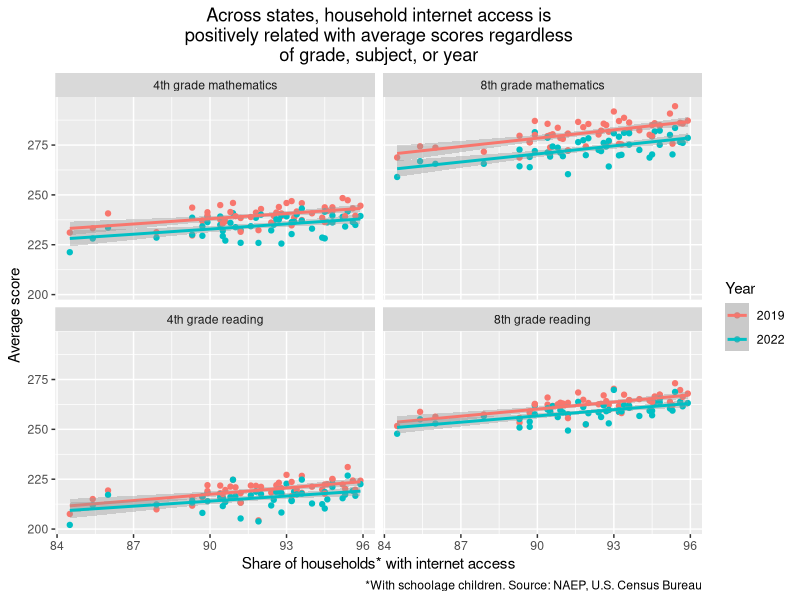
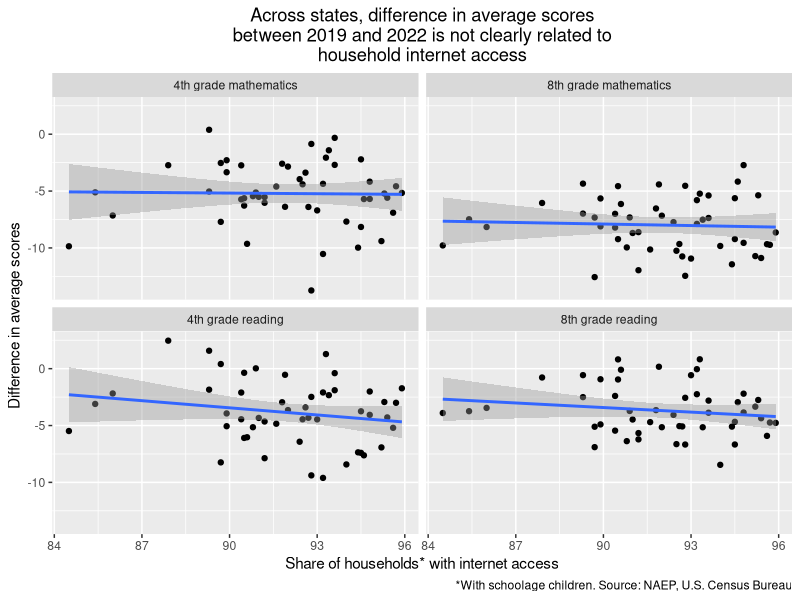
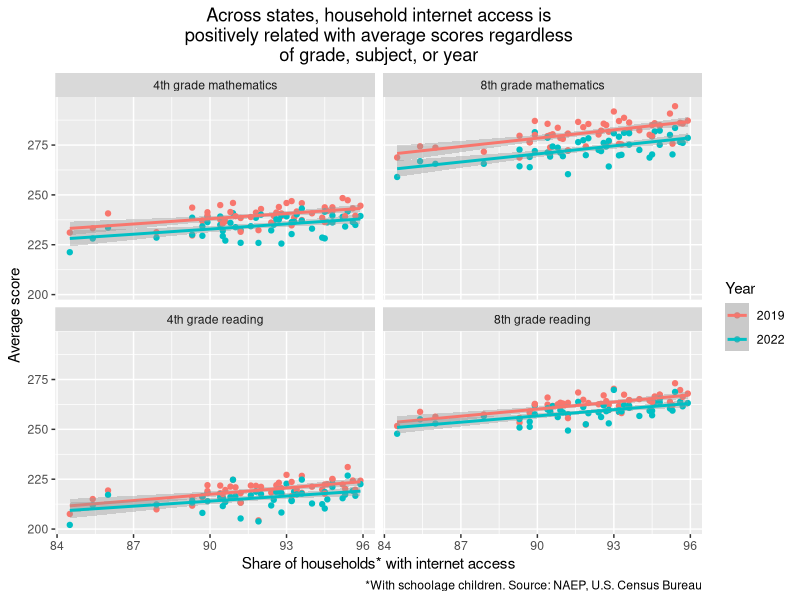
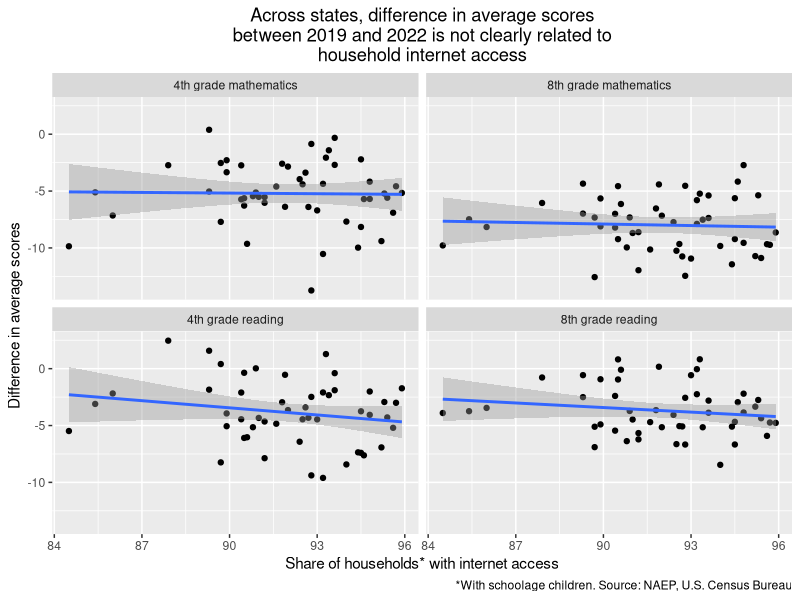

Reproduce these figures in R, in order.
library(tidyverse)

setwd("/Users/lindsayhiser/Documents/Harris/4_FA22/Data and Programming - R II/final-project-lindsay-hiser")
df <- read_csv("data/data.csv")

# for facet relabelling
group_names <- list( # create labels for group (i.e. subject-0cohort) names, to be declared later
  "mathematics_1" = "4th grade mathematics",
  "mathematics_2" = "8th grade mathematics",
  "reading_1" = "4th grade reading",
  "reading_2" = "8th grade reading"
)

group_labeller <- function(variable, value) { # to rename facet labels
  return(group_names[value])
}

# facet line chart plotting average score, by access
facet_average <- df %>%
  filter(type == "state") %>%
  unite(group, c(subject, cohort)) %>% # https://www.statology.org/r-combine-two-columns-into-one/
  ggplot(aes(x = perc_schoolage_both, y = value, color = as.character(year))) +
  geom_point() +
  geom_smooth(method = 'lm') +
  facet_wrap(~group, labeller = group_labeller) + # rename facet labels using declared list
  labs(title = str_wrap("Across states, household internet access is positively related
                        with average scores regardless of grade, subject, or year", 50),
       x = "Share of households* with internet access",
       y = "Average score",
       color = "Year",
       caption = "*With schoolage children. Source: NAEP, U.S. Census Bureau") +
  theme(plot.title = element_text(hjust = 0.5)) # source: https://stackoverflow.com/questions/40675778/center-plot-title-in-ggplot2
print(facet_average)
ggsave("images/average_score_by_access.png", facet_average)


# facet line chart plotting difference in score, by access
facet_diff <- df %>%
  filter(type == "state") %>%
  unite(group, c(subject, cohort)) %>%
  pivot_wider(names_from = year, values_from = value) %>%
  rename(year_22 = "2022",
         year_19 = "2019") %>%
  mutate(diff = year_22 - year_19) %>%
  ggplot(aes(x = perc_schoolage_both, y = diff)) + # source to reorder: https://www.programmingwithr.com/how-to-arrange-ggplot-barplot-bars-in-ascending-or-descending-order/
  geom_point() +
  geom_smooth(method = 'lm') +
  facet_wrap(~group, labeller = group_labeller) +
  labs(title = str_wrap("Across states, difference in average scores between 2019 and 2022 is not clearly 
                        related to household internet access", 50),
       x = "Share of households* with internet access",
       y = "Difference in average scores",
       color = "Year",
       caption = "*With schoolage children. Source: NAEP, U.S. Census Bureau") +
  theme(plot.title = element_text(hjust = 0.5)) # source: https://stackoverflow.com/questions/40675778/center-plot-title-in-ggplot2
print(facet_diff)
ggsave("images/diff_score_by_access.png", facet_diff)

